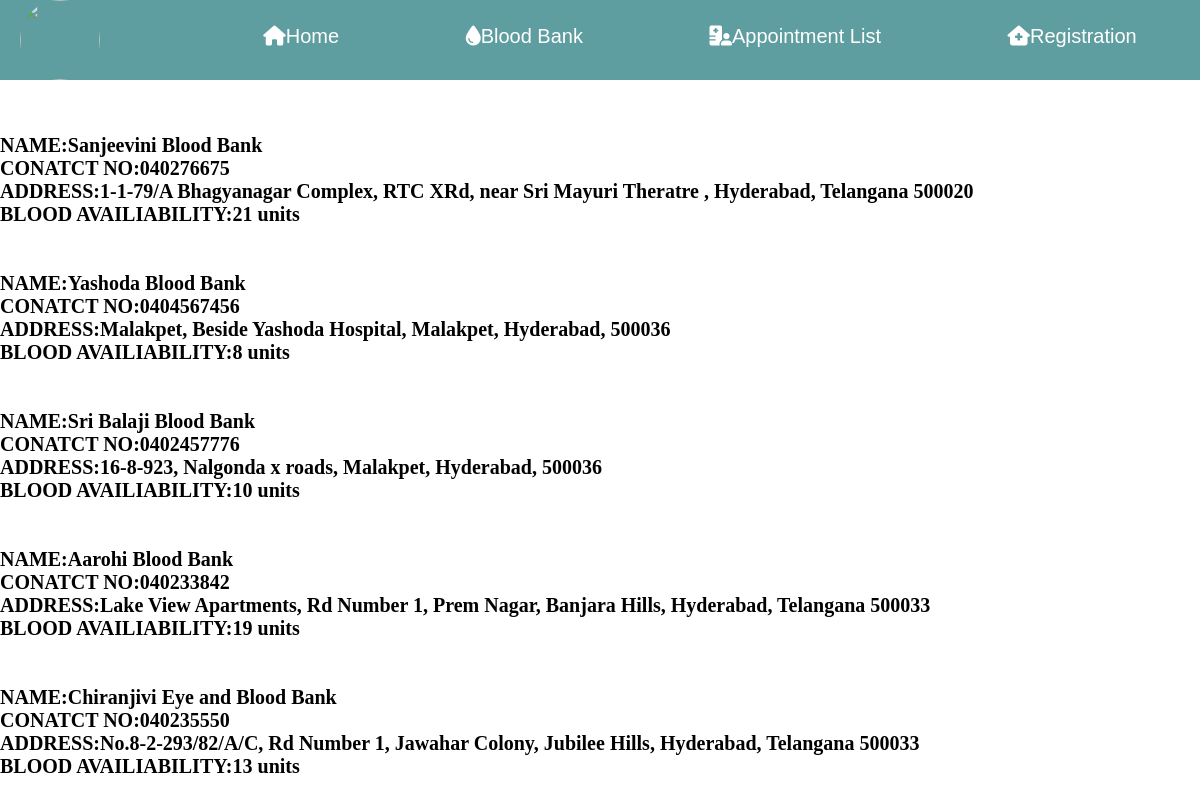
Screenshot of /hospital/hblood/ with the database file from the repository.
### hostipal/models.py (models this page shows)
class bloodbank(models.Model):
    name=models.CharField(max_length=50)
    phone_no=models.CharField(max_length=12)
    address=models.CharField(max_length=100)
    bloodavali=models.IntegerField()

### hostipal/views.py (the view)
# urls.py: path("hblood/",views.hbloodbankview,name='hblood'),
def hbloodbankview(request):
    data= bloodbank.objects.all()
    return render(request,'hbloodbank.html',context={'data':data})

### template/hbloodbank.html (shortened to what this page needs)
{% load static%}
<!DOCTYPE html>
<html lang="en">
<head>
     <link rel="stylesheet" href="https://cdnjs.cloudflare.com/ajax/libs/font-awesome/6.5.1/css/all.min.css" />
</head>
<body>
      <nav>
        <img style="border-radius: 100%; margin-left: 20px;" src="https://is1-ssl.mzstatic.com/image/thumb/Purple128/v4/85/99/59/85995914-780b-e6a0-5d99-f305784e0d4e/source/512x512bb.jpg" height="80px" width="80px">
            <div class="navbar">
                  <ul>
                        <li><a href="{% url 'hhome' %}"><i class="fa-solid fa-house"></i>Home</a></li>
                        <li><a href="{% url 'hblood' %}"><i class="fa-solid fa-droplet"></i>Blood Bank</a></li>
                        <li><a href="{% url 'happointment' %}"><i class="fa-solid fa-hospital-user"></i>Appointment List</a></li>
                        <li><a href=""><i class="fa-solid fa-house-medical"></i>Registration</a></li>
                  </ul>
            </div>
      </nav> <br><br><br>
      <div>
        {% for i in data %}
        <span style="font-size: 20px; font-weight: bold;">
            NAME:{{i.name}} <br>
            CONATCT NO:{{i.phone_no}} <br>
            ADDRESS:{{i.address}} <br>
            BLOOD AVAILIABILITY:{{i.bloodavali}} units <br><br><br>
        </span>
        {% endfor %}
    </div>
</body>
</html>

### template/hbloodbank.html (style rules this page uses)
* { margin: 0; padding: 0; box-sizing: border-box; }
nav { font-size: 20px; font-family:sans-serif; background-color:cadetblue; height: 80px; }
.navbar ul { display:inline-flex; width: 1000px; justify-content:space-around; position: relative; top: -50px ; left: 200px; background-color: cadetblue; }
.navbar ul li,.navbar ul li a { list-style-type: none; text-decoration: none; color: rgb(10, 109, 113); position: relative; bottom: 5px; }
.navbar ul li a { color: white; }

### rows the page displays
bloodbank: name "Sanjeevini Blood Bank", phone_no "040276675", address "1-1-79/A Bhagyanagar Complex, RTC XRd, near Sri Mayuri Theratre , Hyderabad, Telangana 500020", bloodavali "21"
bloodbank: name "Yashoda Blood Bank", phone_no "0404567456", address "Malakpet, Beside Yashoda Hospital, Malakpet, Hyderabad, 500036", bloodavali "8"
bloodbank: name "Sri Balaji Blood Bank", phone_no "0402457776", address "16-8-923, Nalgonda x roads, Malakpet, Hyderabad, 500036", bloodavali "10"
bloodbank: name "Aarohi Blood Bank", phone_no "040233842", address "Lake View Apartments, Rd Number 1, Prem Nagar, Banjara Hills, Hyderabad, Telangana 500033", bloodavali "19"
bloodbank: name "Chiranjivi Eye and Blood Bank", phone_no "040235550", address "No.8-2-293/82/A/C, Rd Number 1, Jawahar Colony, Jubilee Hills, Hyderabad, Telangana 500033", bloodavali "13"
